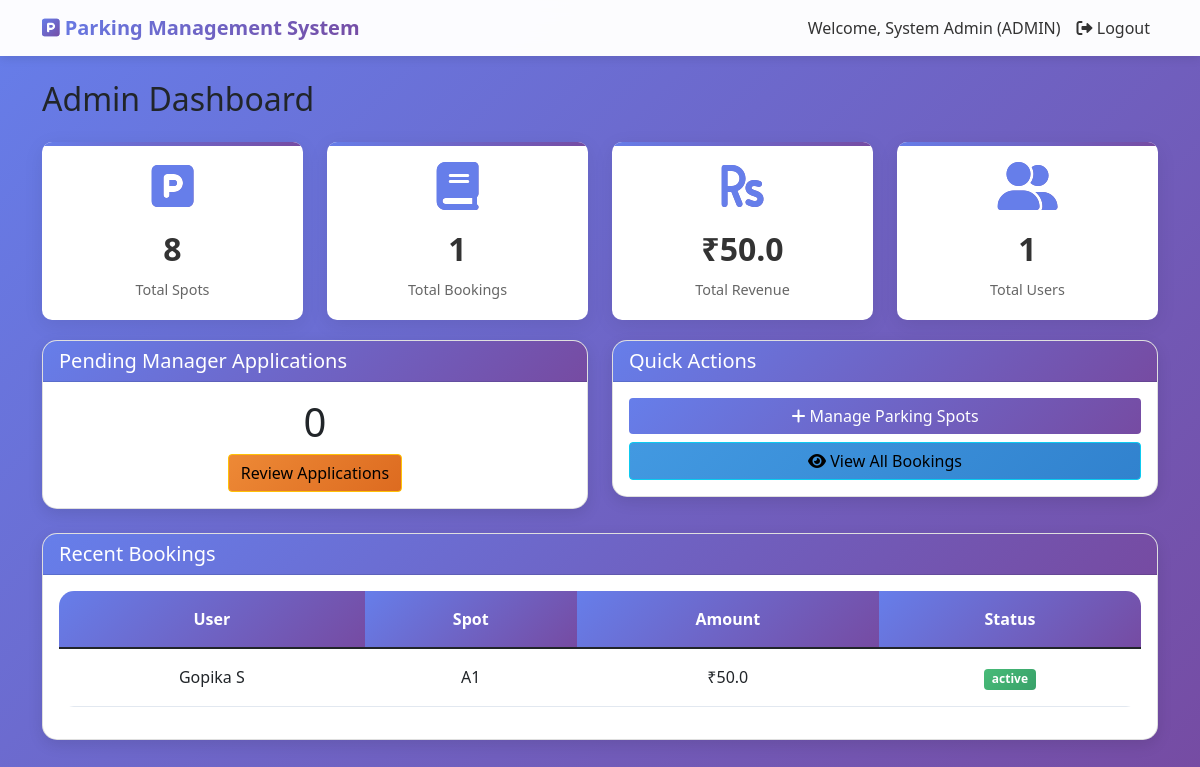
The app's page /admin/dashboard (signed in), older data.
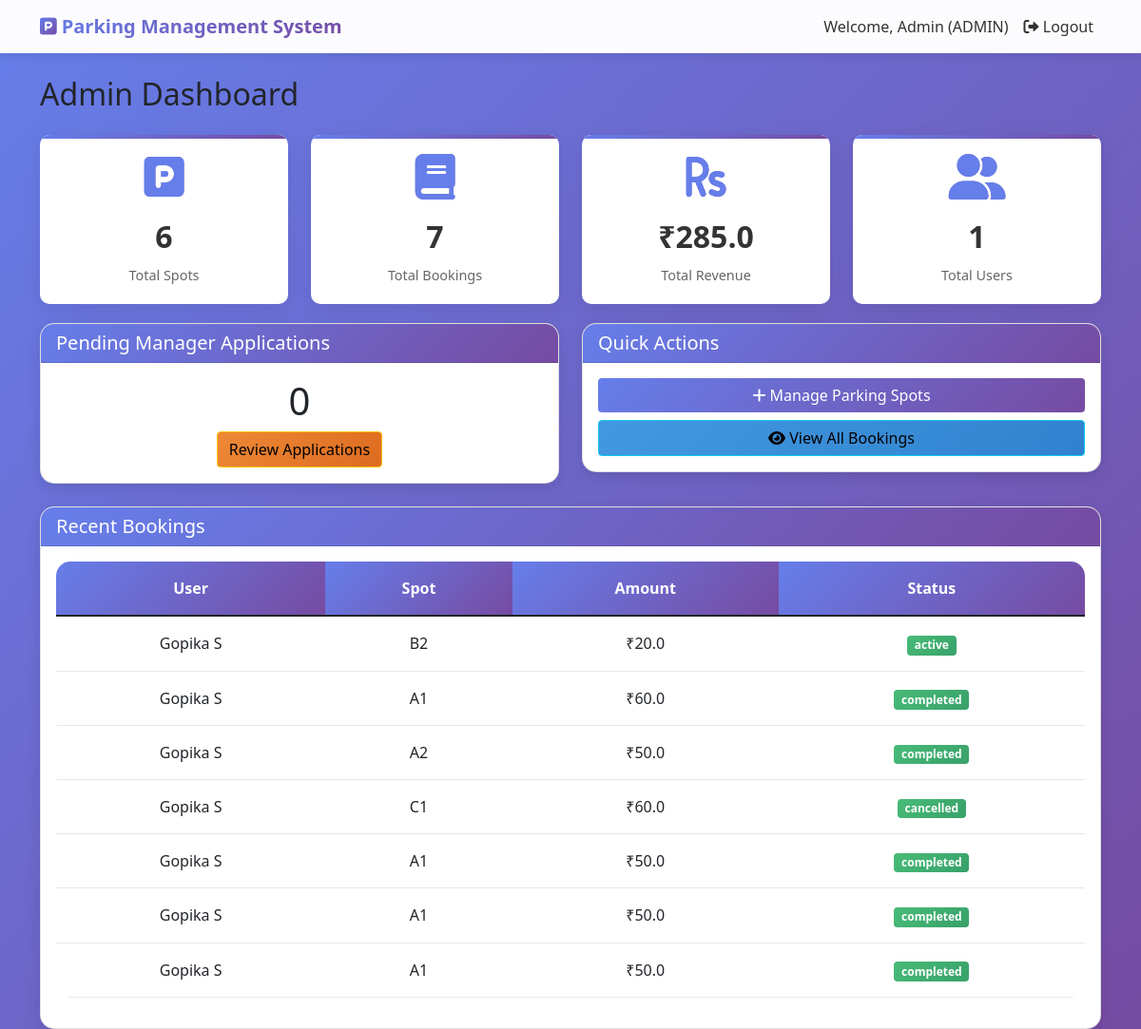
The same page, newer data.
### models.py (models this page shows)
class User(UserMixin, db.Model):
    id = db.Column(db.Integer, primary_key=True)
    name = db.Column(db.String(100), nullable=False)
    email = db.Column(db.String(100), unique=True, nullable=False)
    phone = db.Column(db.String(15), nullable=False)
    password = db.Column(db.String(200), nullable=False)
    vehicle_number = db.Column(db.String(20), nullable=True)
    role = db.Column(db.String(30), default='user')
    created_at = db.Column(db.DateTime, default=datetime.utcnow)
    bookings = db.relationship('Booking', backref='user', lazy=True)
    manager_application = db.relationship('ManagerApplication', backref='user', uselist=False)

class Booking(db.Model):
    id = db.Column(db.Integer, primary_key=True)
    user_id = db.Column(db.Integer, db.ForeignKey('user.id'), nullable=False)
    spot_id = db.Column(db.Integer, db.ForeignKey('parking_spot.id'), nullable=False)
    start_time = db.Column(db.DateTime, nullable=False)
    end_time = db.Column(db.DateTime, nullable=False)
    total_amount = db.Column(db.Float, nullable=False)
    status = db.Column(db.String(20), default='active')  # active, cancelled, completed
    payment_status = db.Column(db.String(20), default='pending')  # pending, paid, refunded
    created_at = db.Column(db.DateTime, default=datetime.utcnow)
    cancellation_reason = db.Column(db.String(500), nullable=True)
    cancelled_at = db.Column(db.DateTime, nullable=True)
    refund_amount = db.Column(db.Float, nullable=True)
    cancelled_by = db.Column(db.String(50), default='user')  # user, admin, system
    payments = db.relationship('Payment', backref='booking', lazy=True)

class ParkingSpot(db.Model):
    id = db.Column(db.Integer, primary_key=True)
    spot_number = db.Column(db.String(10), unique=True, nullable=False)
    spot_type = db.Column(db.String(20), nullable=False)
    price_per_hour = db.Column(db.Float, nullable=False)
    status = db.Column(db.String(20), default='available')
    bookings = db.relationship('Booking', backref='parking_spot', lazy=True)

### app.py (the view)
@app.route('/admin/dashboard')
@login_required
def admin_dashboard():
    if current_user.role != 'admin':
        flash('Access denied!', 'danger')
        return redirect(url_for('user_dashboard'))
    total_spots = ParkingSpot.query.count()
    available_spots = ParkingSpot.query.filter_by(status='available').count()
    occupied_spots = ParkingSpot.query.filter_by(status='occupied').count()
    total_bookings = Booking.query.count()
    total_revenue = db.session.query(db.func.sum(Payment.amount)).scalar() or 0
    total_users = User.query.filter_by(role='user').count()
    pending_managers = User.query.filter_by(role='manager_pending').count()
    cancelled_bookings = Booking.query.filter_by(status='cancelled').count()
    recent_bookings = Booking.query.order_by(Booking.created_at.desc()).limit(10).all()
    return render_template('admin/dashboard.html',
                         total_spots=total_spots,
                         available_spots=available_spots,
                         occupied_spots=occupied_spots,
                         total_bookings=total_bookings,
                         total_revenue=total_revenue,
                         total_users=total_users,
                         pending_managers=pending_managers,
                         cancelled_bookings=cancelled_bookings,
                         recent_bookings=recent_bookings)

### app.py (called while the page is built)
@login_manager.user_loader
def load_user(user_id):
    return User.query.get(int(user_id))

@app.context_processor
def utility_processor():
    return {'now': datetime.now}

### templates/admin/dashboard.html
{% extends "base.html" %}
{% block content %}
<h2 class="mb-4">Admin Dashboard</h2>
<div class="row">
    <div class="col-md-3">
        <div class="dashboard-card">
            <i class="fas fa-parking"></i>
            <h3>{{ total_spots }}</h3>
            <p>Total Spots</p>
        </div>
    </div>
    <div class="col-md-3">
        <div class="dashboard-card">
            <i class="fas fa-book"></i>
            <h3>{{ total_bookings }}</h3>
            <p>Total Bookings</p>
        </div>
    </div>
    <div class="col-md-3">
        <div class="dashboard-card">
            <i class="fas fa-rupee-sign"></i>
            <h3>₹{{ total_revenue }}</h3>
            <p>Total Revenue</p>
        </div>
    </div>
    <div class="col-md-3">
        <div class="dashboard-card">
            <i class="fas fa-user-friends"></i>
            <h3>{{ total_users }}</h3>
            <p>Total Users</p>
        </div>
    </div>
</div>
<div class="row">
    <div class="col-md-6">
        <div class="card">
            <div class="card-header bg-warning text-white">
                <h5>Pending Manager Applications</h5>
            </div>
            <div class="card-body text-center">
                <h1>{{ pending_managers }}</h1>
                <a href="{{ url_for('approve_managers') }}" class="btn btn-warning">Review Applications</a>
            </div>
        </div>
    </div>
    <div class="col-md-6">
        <div class="card">
            <div class="card-header">
                <h5>Quick Actions</h5>
            </div>
            <div class="card-body">
                <a href="{{ url_for('manage_spots') }}" class="btn btn-primary mb-2 w-100">
                    <i class="fas fa-plus"></i> Manage Parking Spots
                </a>
                <a href="{{ url_for('admin_view_bookings') }}" class="btn btn-info w-100">
                    <i class="fas fa-eye"></i> View All Bookings
                </a>
            </div>
        </div>
    </div>
</div>
<div class="card mt-4">
    <div class="card-header">
        <h5>Recent Bookings</h5>
    </div>
    <div class="card-body">
        <table class="table">
            <thead>
                <tr><th>User</th><th>Spot</th><th>Amount</th><th>Status</th></tr>
            </thead>
            <tbody>
                {% for booking in recent_bookings %}
                <tr>
                    <td>{{ booking.user.name }}</td>
                    <td>{{ booking.parking_spot.spot_number }}</td>
                    <td>₹{{ booking.total_amount }}</td>
                    <td><span class="badge bg-success">{{ booking.status }}</span></td>
                </tr>
                {% endfor %}
            </tbody>
        </table>
    </div>
</div>
{% endblock %}

### templates/base.html (shortened to what this page needs)
<!DOCTYPE html>
<html lang="en">
<head>
    <link rel="stylesheet" href="{{ url_for('static', filename='css/style.css') }}">
    <link rel="stylesheet" href="https://cdnjs.cloudflare.com/ajax/libs/font-awesome/6.0.0/css/all.min.css">   <link href="https://cdn.jsdelivr.net/npm/bootstrap@5.1.3/dist/css/bootstrap.min.css" rel="stylesheet">
    <link rel="stylesheet" href="https://cdnjs.cloudflare.com/ajax/libs/font-awesome/6.0.0/css/all.min.css">
</head>
<body>
    <nav class="navbar navbar-expand-lg navbar-light">
        <div class="container">
            <a class="navbar-brand" href="/">
                <i class="fas fa-parking"></i> Parking Management System
            </a>
            <div class="collapse navbar-collapse" id="navbarNav">
                <ul class="navbar-nav ms-auto">
                    {% if current_user.is_authenticated %}
                        <li class="nav-item">
                            <span class="nav-link">Welcome, {{ current_user.name }} ({{ current_user.role|upper }})</span>
                        </li>
                        <li class="nav-item">
                            <a class="nav-link" href="{{ url_for('logout') }}">
                                <i class="fas fa-sign-out-alt"></i> Logout
                            </a>
                        </li>
                    {% endif %}
                </ul>
            </div>
        </div>
    </nav>
    <div class="container mt-4">
        {% block content %}{% endblock %}
    </div>
</body>
</html>

Row changes from the older to the newer data that the page shows:
changed User "ADMIN": name "System Admin" → "Admin"
added Booking: user.name "Gopika S", parking_spot.spot_number "B2", total_amount "20.0", status "active"
added Booking: user.name "Gopika S", parking_spot.spot_number "A1", total_amount "60.0", status "completed"
added Booking: user.name "Gopika S", parking_spot.spot_number "A2", total_amount "50.0", status "completed"
added Booking: user.name "Gopika S", parking_spot.spot_number "C1", total_amount "60.0", status "cancelled"
added Booking: user.name "Gopika S", parking_spot.spot_number "A1", total_amount "50.0", status "completed"
added Booking: user.name "Gopika S", parking_spot.spot_number "A1", total_amount "50.0", status "completed"
changed Booking (number 7 of 7 on the later page): status "active" → "completed"
Text that changed along with them:
{{ total_spots }}: "8" → "6"
{{ total_bookings }}: "1" → "7"
{{ total_revenue }}: "50.0" → "285.0"
